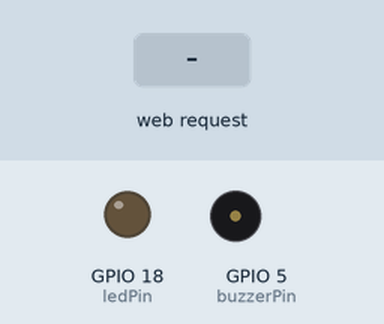
Recording of a sketch running on a simulated ESP32. Parts: output pins drawn as LEDs (lit = HIGH), buzzer (waves = sounding, pin HIGH). The test bench sets the inputs (shaded band). WiFi joins after 1.5 s; servers stay silent unless stated; what the sketch prints to the serial monitor is not drawn.

Above: at 2.7 s.
2.8 s: HTTP request GET /button/on received
At 4.0 s:
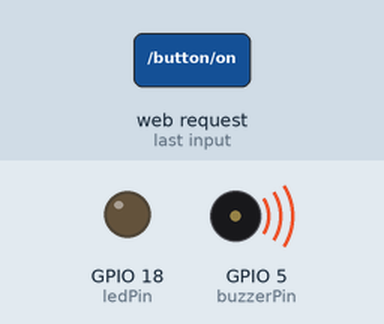
4.3 s: HTTP request GET /husky/on received
At 5.2 s:
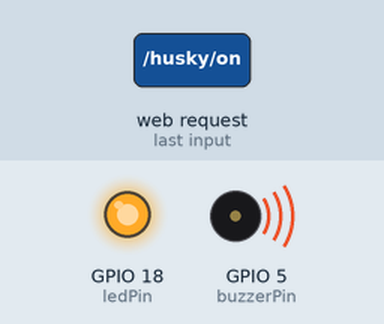
Timing chart, 0 to 7.3 s (numbered marks = the images above; inputs shaded):
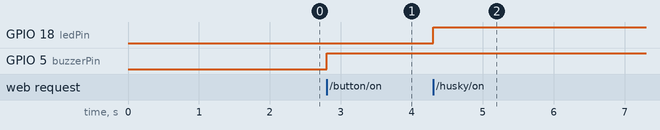

Measured:
- after the input at 2.8 s, GPIO 5 (buzzerPin): LOW → HIGH at once
- after the input at 4.3 s, GPIO 18 (ledPin): LOW → HIGH at once

The sketch:

Coding_for_ESP32-Object_Unit.ino
```cpp
#include <WiFi.h>
#include <WebServer.h>

const char* ssid = "";
const char* password = "";

// --- PIN DEFINITIONS ---
const int buzzerPin = 5;  // Buzzer Pin
const int ledPin = 18;    // LED Pin (Only for HuskyLens)

WebServer server(80);

// State variables to track who wants the buzzer ON
bool buttonRequest = false;
bool huskyRequest = false;

// --- LOGIC: Update Outputs based on Requests ---
void updateOutputs() {
  // 1. BUZZER LOGIC:
  // Ring if Button is pressed OR Husky sees object
  if (buttonRequest || huskyRequest) {
    digitalWrite(buzzerPin, HIGH);
  } else {
    digitalWrite(buzzerPin, LOW);
  }

  // 2. LED LOGIC:
  // Light up ONLY if Husky sees object
  if (huskyRequest) {
    digitalWrite(ledPin, HIGH);
  } else {
    digitalWrite(ledPin, LOW);
  }
}

// --- WEB HANDLERS ---
void handleButtonOn() {
  buttonRequest = true;
  updateOutputs();
  server.send(200, "text/plain", "Button ON");
  Serial.println("Command: Button ON (Buzzer Only)");
}

void handleButtonOff() {
  buttonRequest = false;
  updateOutputs();
  server.send(200, "text/plain", "Button OFF");
  Serial.println("Command: Button OFF");
}

void handleHuskyOn() {
  huskyRequest = true;
  updateOutputs();
  server.send(200, "text/plain", "Husky ON");
  Serial.println("Command: Husky ON (Buzzer + LED)");
}

void handleHuskyOff() {
  huskyRequest = false;
  updateOutputs();
  server.send(200, "text/plain", "Husky OFF");
  Serial.println("Command: Husky OFF");
}

void setup() {
  Serial.begin(115200);

  // Setup Pins
  pinMode(buzzerPin, OUTPUT);
  pinMode(ledPin, OUTPUT);

  // Start OFF
  digitalWrite(buzzerPin, LOW);
  digitalWrite(ledPin, LOW);

  // Connect WiFi
  WiFi.begin(ssid, password);
  while (WiFi.status() != WL_CONNECTED) {
    delay(500);
    Serial.print(".");
  }

  Serial.println("\nReceiver Ready!");
  Serial.print("IP Address: ");
  Serial.println(WiFi.localIP());

  // Register URLs
  server.on("/button/on", handleButtonOn);
  server.on("/button/off", handleButtonOff);
  server.on("/husky/on", handleHuskyOn);
  server.on("/husky/off", handleHuskyOff);

  server.begin();
}

void loop() {
  server.handleClient();
}
```
